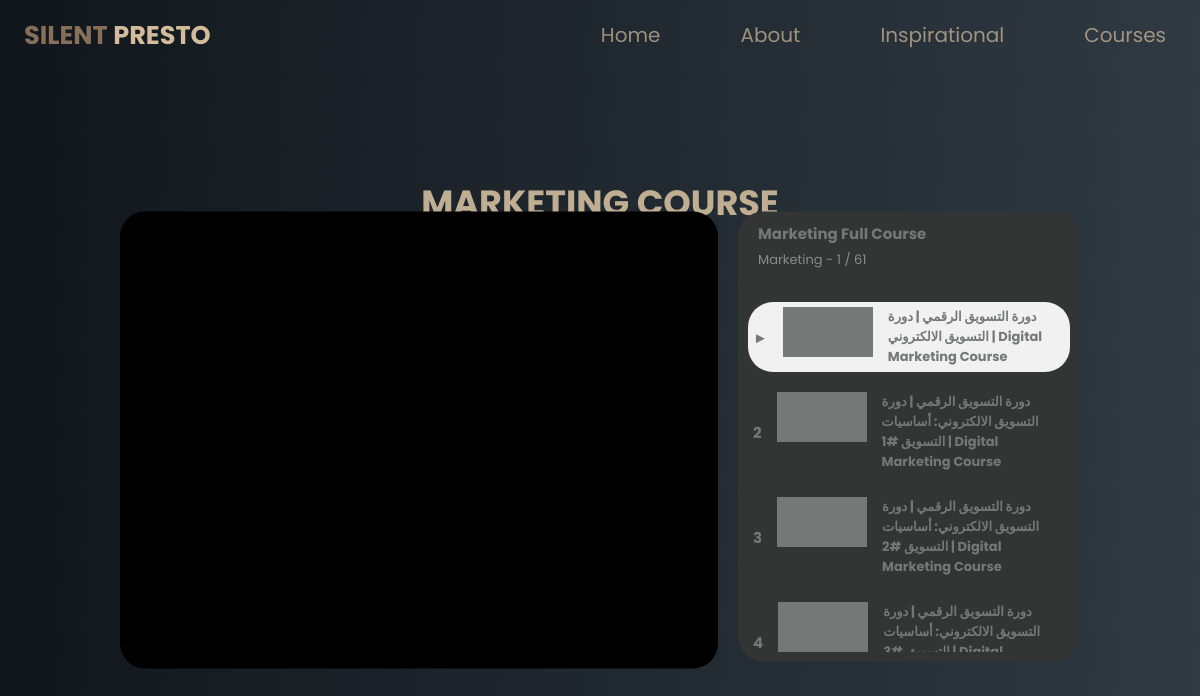
/course/Marketing/, run on the app's committed database.
### deaf_undead/models.py (models this page shows, shortened)
class CoursesCategories(models.Model):
    name = models.CharField(max_length=50)
    class Meta:
        verbose_name_plural = 'Courses Categories'

class AllCourses(models.Model):
    course_category     = models.ForeignKey(CoursesCategories, on_delete=models.CASCADE)
    course_name         = models.CharField(max_length=150)
    course_poster       = models.URLField()
    course_description  = models.TextField()
    course_link         = models.URLField()
    class Meta:
        verbose_name_plural = 'All Courses'

### deaf_undead/views.py (the view)
# urls.py: path("course/<str:cat_name>/"                   , CourseDetailView.as_view()            , name="course"                 ),
class CourseDetailView(TemplateView):
    template_name           = 'course.html'
    def get_context_data(self, **kwargs):
        context             = super().get_context_data(**kwargs)
        context['category'] = CoursesCategories.objects.get(name=self.kwargs['cat_name'])
        return context

### deaf_undead/templates/course.html (shortened to what this page needs)
{% extends 'base.html' %}
{% load static %}
{% block header_class_name %}c-header{% endblock header_class_name %}
{% block header_content %}
    <div class="c-container" style="margin-top:-30%">
        <p style="font-size:35px">{{category.name}} course</p>
    </div>
{% endblock header_content %}
{% block main_content %}
    <section class="courses"  id="c"  >
        <div id="playlist" style="margin-top:-80px;">
            <div id="video-dis" style="border-radius:25px">
              <iframe id="display-frame" style="border-radius:25px" src="" title="YouTube video player" frameborder="0" allow="" allowfullscreen></iframe>
            </div>
            <div id="v-list" class="video-li">
              <div id="vli-info">
                <div id="upper-info">
                  <div id="li-titles">
                    <div class="title">{{category.name}} Full Course</div>
                    <div class="sub-title">
                      <a href="" class="channel">{{category.name}}</a>
                      -
                      <span id="video-count">1 / 2</span>
                    </div>
                  </div>
                </div>
              </div>
              <div id="vli-videos" style="margin-top:-70px;">
                {% for c in category.allcourses_set.all  %}
                <div class="video-con   {% if forloop.counter.first %}active-con{% endif %}" video="{{c.course_link}}" style="margin-bottom:15px;">
                  <div class="index title" style="padding-right:10px;">0</div>
                  <div class="thumb">
                  </div>
                  <div class="v-titles" style="padding-left:10px;">
                    <div class="title" style="font-size:13px">{{c.course_name}}</div>
                  </div>
                </div>
                {% endfor %}
              </div>
            </div>
          </div>
    </section>
{% endblock main_content %}

### static/css/style.css (style rules this page uses)
* { margin: 0; padding: 0; box-sizing: border-box; font-family: 'Poppins', sans-serif; }
body { background: linear-gradient(98.22deg, #10161B 0%, #303A43 100%); }
.c-container { position: relative; width: 100%; max-width: 600px; justify-content: space-between; align-items: center; height: 100px; top: 100px; }
.c-header p { position: absolute; width: 100%; max-width: 600px; height: 100px; top: 200px; text-align: center; color:#c0ae93; font-family: 'Poppins'; font-weight: bold; font-size: 54px; text-transform: uppercase; }
.courses { position: relative; display: flex; width: 90%; top: 350px; left: 5%; justify-content: center; align-items: center; z-index: -1; }
#c { top: 450px; }
a.channel { color: inherit; text-decoration: none; }
.title { color: var(--secondary); font-size: 15px; font-weight: bold; }
.sub-title { color: var(--grey); font-size: 13px; }
#video-dis { flex: 6.5; margin-right: 20px; background: black; }
#video-dis iframe { width: 100%; height: 100%; }
.video-li { padding: var(--b-pad); border-radius: 3px; flex-direction: column; background: var(--primary); }
#vli-info { padding: 0 var(--b-pad) 0 var(--b-pad); }
#upper-info { display: flex; }
#li-titles div { padding-bottom: 5px; }
#vli-videos { flex: 7; overflow: auto; }
.video-con { display: flex; cursor: pointer; padding: var(--s-pad); column-gap: var(--s-pad); margin-bottom: var(--b-pad); }
.video-con:hover, .active-con { background: var(--active); }
.index { min-width: 15px; align-self: center; }
.thumb { width: 100px; height: 60px; background: var(--secondary); }
.v-titles { flex: 6; }

### deaf_undead/templates/course.html (style rules this page uses)
:root { --primary: #333434; --active: #f1f1f1; --secondary: #767777; --grey: #8a8b8b; --b-pad: 10px; --s-pad: 5px; --bg: rgb(50, 50, 50); }
a.channel { color: inherit; text-decoration: none; }
.title { color: var(--secondary); font-size: 15px; font-weight: bold; }
.sub-title { color: var(--grey); font-size: 13px; }
#playlist { top: 50%; left: 50%; width: 80vw; height:450px auto; display: flex; position: absolute; transform: translate(-50%, -50%); transition: all ease 0.3s; }
#video-dis { flex: 6.5; margin-right: 20px; background: black; }
#video-dis iframe { width: 100%; height:450px; }
.video-li { flex: 3.5; display: flex; padding: var(--b-pad); border-radius: 3px; flex-direction: column; background: var(--primary); height:450px; overflow:scroll; border-radius:25px; }
#vli-info { flex: 3; padding: 0 var(--b-pad) 0 var(--b-pad); }
#upper-info { display: flex; }
#li-titles { flex: 9; }
#li-titles div { padding-bottom: 5px; }
#vli-videos { flex: 7; overflow: scroll; }
.video-con { display: flex; cursor: pointer; padding: var(--s-pad); column-gap: var(--s-pad); margin-bottom: var(--b-pad); }
.video-con:hover, .active-con { background: var(--active); border-radius:25px; }
.index { min-width: 15px; align-self: center; }
.thumb { width: 90px; height: 50px; background: var(--secondary); }
.v-titles { flex: 6; }

### data on the page
CoursesCategories: name "MARKETING", name "Marketing"
AllCourses: course_name "دورة التسويق الرقمي | دورة التسويق الالكتروني | Digital Marketing Course"
AllCourses: course_name "دورة التسويق الرقمي | دورة التسويق الالكتروني: أساسيات التسويق #1 | Digital Marketing Course"
AllCourses: course_name "دورة التسويق الرقمي | دورة التسويق الالكتروني: أساسيات التسويق #2 | Digital Marketing Course"
AllCourses: course_name "دورة التسويق الرقمي | دورة التسويق الالكتروني: أساسيات…"
